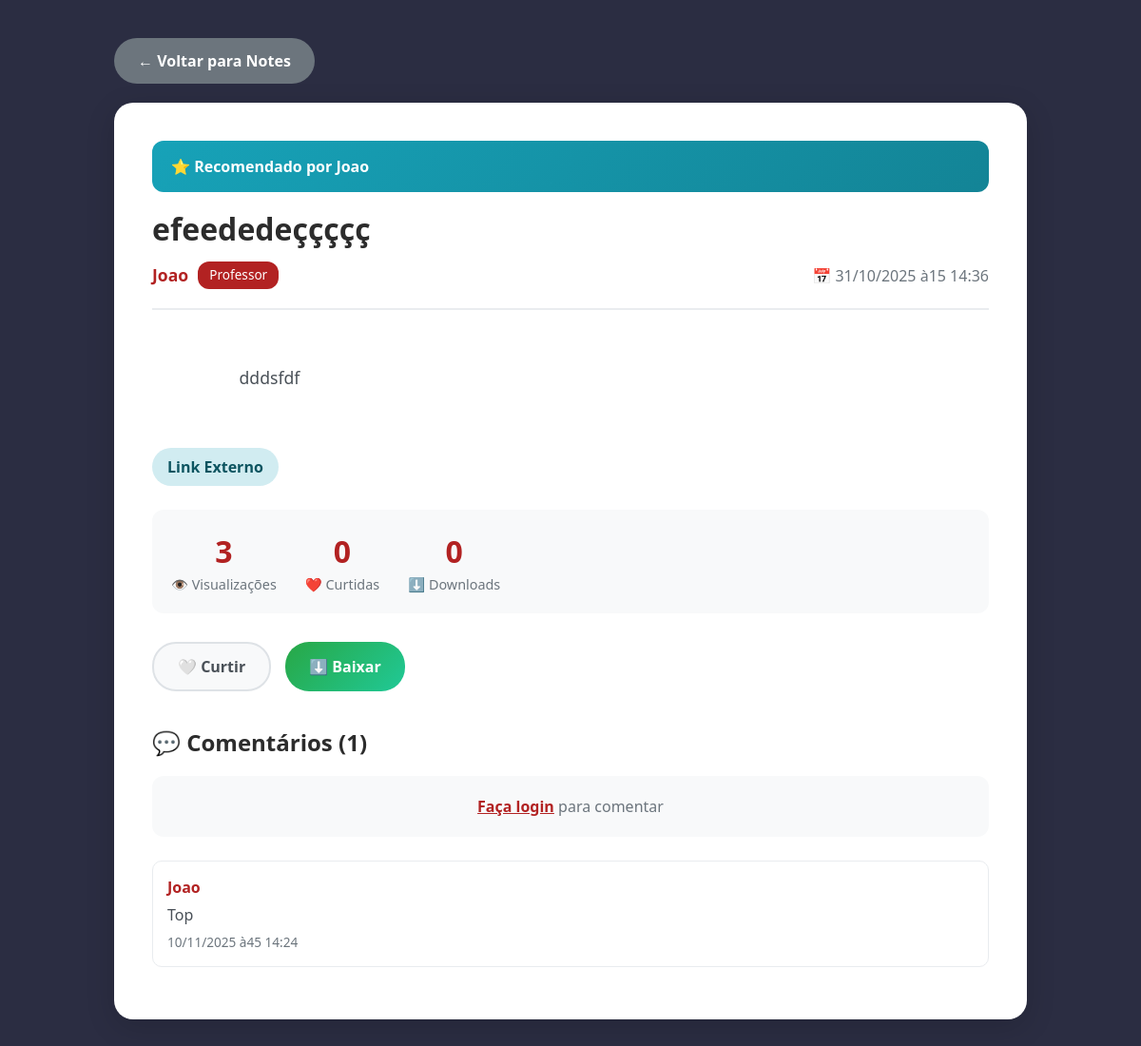
The app's page /notes/6/ with its own data.
### notes/models.py (models this page shows, shortened)
class NoteRecommendation(models.Model):
    note = models.ForeignKey(Note, on_delete=models.CASCADE, related_name='recommendations', verbose_name='Note')
    teacher = models.ForeignKey(User, on_delete=models.CASCADE, limit_choices_to={'user_type': 'professor'}, verbose_name='Professor')
    recommended_at = models.DateTimeField(auto_now_add=True, verbose_name='Recomendado em')
    class Meta:
        unique_together = ('note', 'teacher')
        verbose_name = 'Recomendação'
        verbose_name_plural = 'Recomendações'
        ordering = ['-recommended_at']

class Note(models.Model):
    FILE_TYPES = [
        ('DOC', 'Documento Word'),
        ('PDF', 'PDF'),
        ('PPT', 'Apresentação'),
        ('LINK', 'Link Externo'),
    ]
    author = models.ForeignKey(User, on_delete=models.CASCADE, related_name='notes', verbose_name='Autor')
    title = models.CharField(max_length=50, verbose_name='Título')  # Limite reduzido para 50
    description = models.TextField(max_length=400, blank=True, verbose_name='Descrição')  # Limite 400
    file_type = models.CharField(max_length=10, choices=FILE_TYPES, verbose_name='Tipo')
    file = models.FileField(
        upload_to='notes_files/',
        null=True,
        blank=True,
        validators=[validate_file_size, validate_file_extension],
        verbose_name='Arquivo'
    )
    link = models.URLField(null=True, blank=True, verbose_name='Link')
    subject = models.CharField(max_length=60, null=True, blank=True, verbose_name='Matéria')
    is_recommended = models.BooleanField(default=False, verbose_name='Recomendado')
    created_at = models.DateTimeField(default=timezone.now, verbose_name='Criado em')
    views = models.PositiveIntegerField(default=0, db_index=True, verbose_name='Visualizações')
    likes = models.PositiveIntegerField(default=0, db_index=True, verbose_name='Curtidas')
    downloads = models.PositiveIntegerField(default=0, db_index=True, verbose_name='Downloads')
    class Meta:
        ordering = ['-is_recommended', '-likes', '-views', '-downloads', '-created_at']
        verbose_name = 'Note'
        verbose_name_plural = 'Notes'
        indexes = [
            models.Index(fields=['-likes', '-views']),
            models.Index(fields=['subject']),
            models.Index(fields=['-created_at']),
        ]

class Comment(models.Model):
    note = models.ForeignKey(Note, on_delete=models.CASCADE, related_name='comments', verbose_name='Note')
    author = models.ForeignKey(User, on_delete=models.CASCADE, verbose_name='Autor')
    text = models.CharField(max_length=400, verbose_name='Comentário')
    created_at = models.DateTimeField(auto_now_add=True, verbose_name='Criado em')
    class Meta:
        ordering = ['created_at']
        verbose_name = 'Comentário'
        verbose_name_plural = 'Comentários'

### accounts/models.py (models this page shows, shortened)
class User(AbstractUser):
    USER_TYPE_CHOICES = (
        ('admin', 'Administrador'),
        ('professor', 'Professor'),
        ('estudante', 'Estudante'),
    )
    user_type = models.CharField(
        max_length=20,
        choices=USER_TYPE_CHOICES,
        default='estudante',
        verbose_name='Tipo de Usuário'
    )
    matricula = models.CharField(max_length=20, blank=True, null=True, verbose_name='Matrícula')
    telefone = models.CharField(max_length=15, blank=True, null=True, verbose_name='Telefone')
    class Meta:
        verbose_name = 'Usuário'
        verbose_name_plural = 'Usuários'

### notes/views.py (the view, shortened to what this page needs)
# urls.py: path('<int:pk>/', views.note_detail, name='detail'),
def note_detail(request, pk):
    note = get_object_or_404(Note.objects.select_related('author'), pk=pk)
    if request.user.is_authenticated:
        view_created = NoteView.objects.get_or_create(note=note, user=request.user)
        if view_created[1]:  # [1] é o boolean 'created'
            Note.objects.filter(pk=pk).update(views=F('views') + 1)
            note.refresh_from_db(fields=['views'])
    user_liked = False
    if request.user.is_authenticated:
        user_liked = NoteLike.objects.filter(note=note, user=request.user).exists()
    recommendations = NoteRecommendation.objects.filter(note=note).select_related('teacher')
    primary_recommendation = None
    other_recommendations_count = 0
    if recommendations.exists():
        if note.subject:
            same_subject_recs = [r for r in recommendations if hasattr(r.teacher, 'teacher_subjects') and note.subject in r.teacher.teacher_subjects]
            if same_subject_recs:
                primary_recommendation = same_subject_recs[0]
                other_recommendations_count = len(recommendations) - 1
            else:
                primary_recommendation = recommendations[0]
                other_recommendations_count = len(recommendations) - 1
        else:
            primary_recommendation = recommendations[0]
            other_recommendations_count = len(recommendations) - 1
    auto_recommend_reason = None
    is_author_teacher = note.author.user_type == 'professor' or note.author.is_staff
    can_recommend = request.user.is_authenticated and (request.user.user_type == 'professor' or request.user.is_staff)
    user_has_recommended = False
    if can_recommend:
        user_has_recommended = NoteRecommendation.objects.filter(note=note, teacher=request.user).exists()
    comments = note.comments.select_related('author').all()
    context = {
        'note': note,
        'comments': comments,
        'user_liked': user_liked,
        'is_author_teacher': is_author_teacher,
        'can_recommend': can_recommend,
        'user_has_recommended': user_has_recommended,
        'primary_recommendation': primary_recommendation,
        'other_recommendations_count': other_recommendations_count,
        'all_recommendations': recommendations,
        'auto_recommend_reason': auto_recommend_reason,
    }
    return render(request, 'notes/note_detail.html', context)

### notes/templates/notes/note_detail.html (shortened to what this page needs)
<!DOCTYPE html>
<html lang="pt-br">
<head>
    {% load static %}
    <link href="https://cdn.jsdelivr.net/npm/bootstrap@5.3.0/dist/css/bootstrap.min.css" rel="stylesheet">
</head>
<body>
    <div class="container">
        <a href="{% url 'notes:list' %}" class="btn-back">← Voltar para Notes</a>
        <div class="note-detail-card">
            {% if note.is_recommended %}
                {% if primary_recommendation %}
                    <div class="recommendation-banner">
                        <div>
                            <div class="recommendation-text">
                                ⭐ Recomendado por {{ primary_recommendation.teacher.username }}
                            </div>
                        </div>
                    </div>
                {% endif %}
            {% endif %}
            <div class="note-header">
                <h1 class="note-title">{{ note.title }}</h1>
                <div class="note-meta">
                    <div class="author-info">
                        <span class="author-name">{{ note.author.username }}</span>
                        {% if is_author_teacher %}
                            <span class="badge-professor">Professor</span>
                        {% endif %}
                    </div>
                    <div style="color: #6c757d;">
                        📅 {{ note.created_at|date:"d/m/Y às H:i" }}
                    </div>
                </div>
            </div>
            {% if note.description %}
                <div class="note-description">
                    {{ note.description }}
                </div>
            {% endif %}
            <div class="note-badges">
                <span class="badge-type">{{ note.get_file_type_display }}</span>
            </div>
            <div class="metrics">
                <div class="metric-item">
                    <div class="metric-number">{{ note.views }}</div>
                    <div class="metric-label">👁️ Visualizações</div>
                </div>
                <div class="metric-item">
                    <div class="metric-number" id="likesCount">{{ note.likes }}</div>
                    <div class="metric-label">❤️ Curtidas</div>
                </div>
                <div class="metric-item">
                    <div class="metric-number">{{ note.downloads }}</div>
                    <div class="metric-label">⬇️ Downloads</div>
                </div>
            </div>
            <div class="action-buttons">
                {% if user.is_authenticated %}
                    <button class="btn-action btn-like {% if user_liked %}liked{% endif %}" id="likeBtn" onclick="toggleLike()">
                        <span id="likeIcon">{% if user_liked %}❤️{% else %}🤍{% endif %}</span>
                        <span id="likeText">{% if user_liked %}Descurtir{% else %}Curtir{% endif %}</span>
                    </button>
                    {% if note.file %}
                        <a href="{% url 'notes:download' note.pk %}" class="btn-action btn-download">
                            ⬇️ Baixar Arquivo
                        </a>
                    {% elif note.link %}
                        <a href="{{ note.link }}" target="_blank" class="btn-action btn-download">
                            🔗 Acessar Link
                        </a>
                    {% endif %}
                    {% if can_recommend %}
                        <button class="btn-action btn-recommend {% if user_has_recommended %}active{% endif %}"
                                id="recommendBtn" onclick="toggleRecommend()">
                            <span id="recommendIcon">{% if user_has_recommended %}✅{% else %}⭐{% endif %}</span>
                            <span id="recommendText">{% if user_has_recommended %}Remover Recomendação{% else %}Recomendar{% endif %}</span>
                        </button>
                    {% endif %}
                {% else %}
                    <button class="btn-action btn-like" data-bs-toggle="modal" data-bs-target="#loginRequiredModal">
                        🤍 Curtir
                    </button>
                    <button class="btn-action btn-download" data-bs-toggle="modal" data-bs-target="#loginRequiredModal">
                        ⬇️ Baixar
                    </button>
                {% endif %}
            </div>
            <div class="comments-section">
                <h2 class="comments-header">💬 Comentários ({{ comments.count }})</h2>
                {% if user.is_authenticated %}
                    <form method="POST" class="comment-form" id="commentForm">
                        {% csrf_token %}
                        <textarea name="text" class="comment-input" rows="3"
                                  placeholder="Escreva seu comentário (máx 400 caracteres)..."
                                  maxlength="400" id="commentInput" required></textarea>
                        <div style="text-align: right; margin-top: 5px;">
                            <small style="color: #6c757d;" id="commentCount">0/400</small>
                        </div>
                        <button type="submit" class="btn-comment">Comentar</button>
                    </form>
                {% else %}
                    <div class="comment-form">
                        <p style="text-align: center; color: #6c757d; margin: 0;">
                            <a href="{% url 'accounts:login' %}" style="color: var(--primary); font-weight: 600;">Faça login</a>
                            para comentar
                        </p>
                    </div>
                {% endif %}
                <div id="commentsList">
                    {% for comment in comments %}
                        <div class="comment-item">
                            <div class="comment-author">{{ comment.author.username }}</div>
                            <div class="comment-text">{{ comment.text }}</div>
                            <div class="comment-date">{{ comment.created_at|date:"d/m/Y às H:i" }}</div>
                        </div>
                    {% empty %}
                        <p style="text-align: center; color: #6c757d; padding: 40px;">
                            Seja o primeiro a comentar! 💬
                        </p>
                    {% endfor %}
                </div>
            </div>
        </div>
    </div>
</body>
</html>

### notes/templates/notes/note_detail.html (style rules this page uses)
:root { --primary: rgb(178, 34, 34); --primary-dark: rgb(222, 30, 53); --background: rgb(43, 45, 66); }
body { font-family: 'Segoe UI', Tahoma, Geneva, Verdana, sans-serif; background: var(--background); min-height: 100vh; color: #2c2c2c; }
.container { max-width: 1000px; margin: 20px auto; padding: 20px; }
.note-detail-card { background: white; border-radius: 20px; padding: 40px; box-shadow: 0 8px 30px rgba(0,0,0,0.15); margin-bottom: 30px; }
.note-header { border-bottom: 2px solid #e9ecef; padding-bottom: 20px; margin-bottom: 25px; }
.note-title { font-size: 2rem; font-weight: 700; color: #2c2c2c; margin-bottom: 15px; }
.note-meta { display: flex; justify-content: space-between; align-items: center; flex-wrap: wrap; gap: 15px; }
.author-info { display: flex; align-items: center; gap: 10px; }
.author-name { font-weight: 600; color: var(--primary); font-size: 1.1rem; }
.badge-professor { background: var(--primary); color: white; padding: 4px 12px; border-radius: 12px; font-size: 0.85rem; }
.recommendation-banner { background: linear-gradient(135deg, #17a2b8 0%, #138496 100%); color: white; padding: 15px 20px; border-radius: 12px; margin-bottom: 20px; display: flex; justify-content: space-between; align-items: center; }
.recommendation-text { font-weight: 600; font-size: 1rem; }
.note-description { font-size: 1.1rem; line-height: 1.8; color: #495057; margin-bottom: 25px; white-space: pre-wrap; word-wrap: break-word; overflow-wrap: break-word; }
.note-badges { display: flex; gap: 10px; margin-bottom: 25px; flex-wrap: wrap; }
.badge-type { background: #d1ecf1; color: #0c5460; padding: 8px 16px; border-radius: 20px; font-weight: 600; }
.action-buttons { display: flex; gap: 15px; margin-bottom: 30px; flex-wrap: wrap; }
.btn-action { padding: 12px 25px; border-radius: 25px; border: none; font-weight: 600; cursor: pointer; transition: all 0.3s ease; display: flex; align-items: center; gap: 8px; }
.btn-like { background: #f8f9fa; color: #495057; border: 2px solid #dee2e6; }
.btn-download { background: linear-gradient(135deg, #28a745 0%, #20c997 100%); color: white; }
.metrics { display: flex; gap: 30px; padding: 20px; background: #f8f9fa; border-radius: 12px; margin-bottom: 30px; }
.metric-item { text-align: center; }
.metric-number { font-size: 2rem; font-weight: 700; color: var(--primary); }
.metric-label { font-size: 0.9rem; color: #6c757d; }
.comments-section { margin-top: 40px; }
.comments-header { font-size: 1.5rem; font-weight: 700; margin-bottom: 20px; }
.comment-form { background: #f8f9fa; padding: 20px; border-radius: 12px; margin-bottom: 25px; }
.comment-item { background: white; border: 1px solid #e9ecef; padding: 15px; border-radius: 10px; margin-bottom: 15px; }
.comment-author { font-weight: 600; color: var(--primary); margin-bottom: 5px; }
.comment-text { color: #495057; line-height: 1.6; }
.comment-date { font-size: 0.85rem; color: #6c757d; margin-top: 5px; }
.btn-back { background: #6c757d; color: white; padding: 12px 25px; border-radius: 25px; text-decoration: none; display: inline-block; font-weight: 600; margin-bottom: 20px; }

### records on screen
NoteRecommendation: teacher.username "Joao"
Note: title "efeededeççççç", author.username "Joao", created_at "31/10/2025 à15 14:36", description "dddsfdf", file_type "Link Externo", views "3", likes "0", downloads "0"
Comment: author.username "Joao", text "Top", created_at "10/11/2025 à45 14:24"

### other values on screen
{{ comments.count }} "1"
